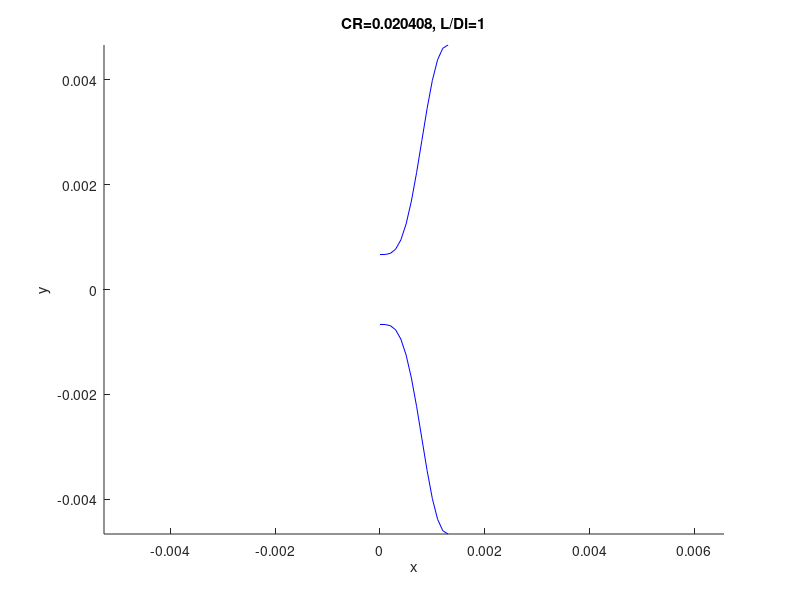
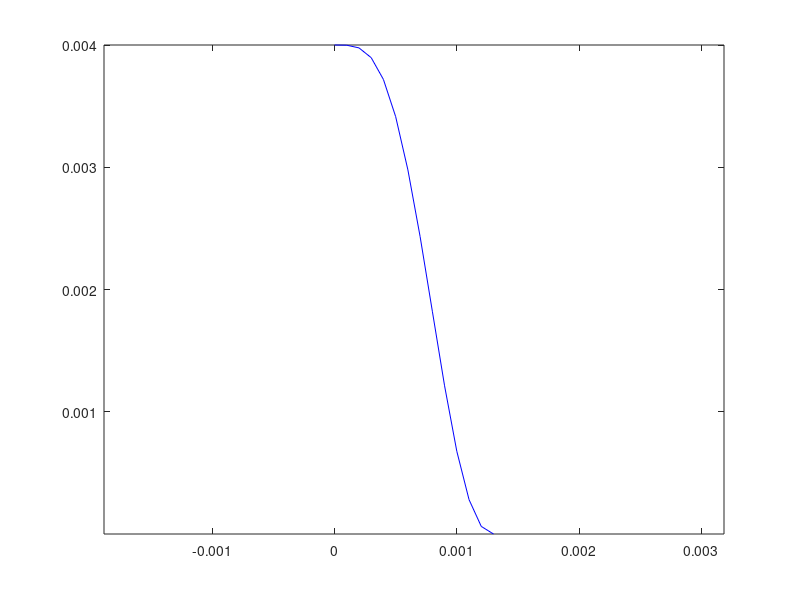

MATLAB code to generate these figures, in order:
clear all
%Design of wind tunnel contraction shape based on the following two papers:
% [1] "Design and calibration of a wind tunnel with a two dimensional
% contraction", J.E. Sargison, G.J. Walker and R. Rossi, 2004
% [2] "Flow characteristics in low-speed wind tunnel contractions: Simulation and
% testing", Alexandria Engineering Journal (2018) 57
% Following [1] a sixth orde polynom is chosen as shape model for a
% 2D-contraction with inlet crossection Di*W, outlet crossection Do*W:
% y=a*x^6+b*x^5+c*x^4+d*x^3+e*x^2+f*x+g
% From [2] the recommendation of contraction number CR is between 6-12
% and the contraction length L is between 0.75*Di and 1.25*Di
% CR is chosen to 5, i.e. CR=(Di*W)/(Do*W)=5
% and the contraction length is chosen to L=Di
% Model 3 in [1] is chosen, i.e xi/L=0.6 and alpha=0, where xi is the
% inflexion point along contraction axis and alpha is the inlet curvature.
%CR=7; WRONG APPROACH, fixed now

delta = 0.004 % 4mm 
Di=1/3*delta; %130mm
Do=7/3*delta; %50mm

%Di=sqrt(Do^2*CR); WRONG APPROACH, fixed now
CR = Di^2/Do^2
L=1*Di;
xi=0.6*L;
h=1*(Di/2-Do/2);
% The constratints on the shape model is the following:
% x=0: y(0)=h, y'(0)=0, y''(0)=0
% x=L: y(L)=0, y'(L)=0, y''(L)=0
% x=xi: y''(xi)=0
% When the constraints are applied we obtain a system of equations
% for the coefficients a,b,c,d in terms of L and xi, and that g=h, f=e=0.
% The system looks like Asys*Coeff=B:
Asys=[30*xi^4 20*xi^3 12*xi^2 6*xi;
L^6 L^5 L^4 L^3;
6*L^5 5*L^4 4*L^3 3*L^2;
30*L^4 20*L^3 12*L^2 6*L];
B=[0 -h 0 0]';
Coeff=linsolve(Asys,B);
a=Coeff(1); b=Coeff(2); c=Coeff(3); d=Coeff(4); e=0; f=0;g=h;
%Contraction shape model from [1]
x=[0:0.0001:L];
y=a*x.^6+b*x.^5+c*x.^4+d*x.^3+e*x.^2+f*x+g;
%Plot shape
figure(1)
hold on
plot(x,y+Do/2,'b')
plot(x,-y-Do/2,'b')
xlabel('x'); ylabel('y'); axis equal
title(['CR=', num2str(CR), ', L/Di=',num2str(L/Di)])

figure(2)
plot(x,-y,'b')
axis equal